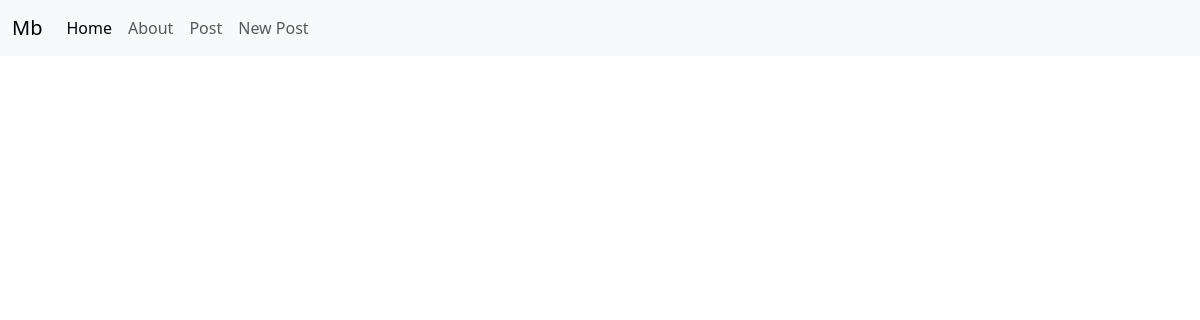
Before: /post/list/ with the older database file.
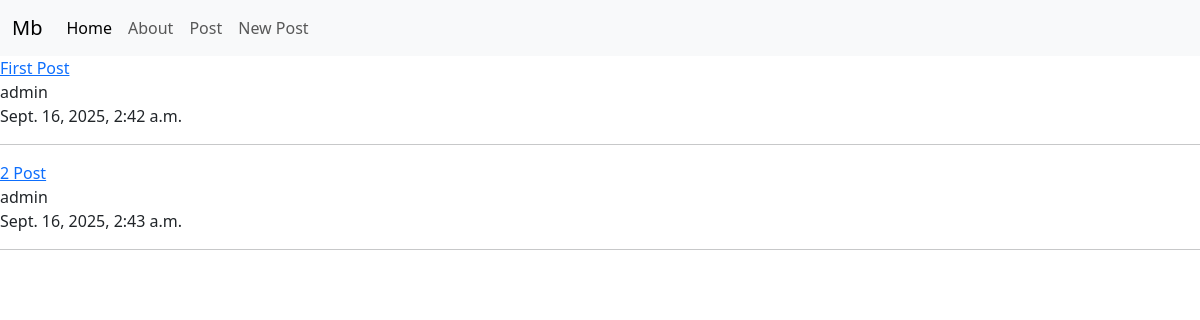
After: the same page with the newer database file.
### post/models.py (models this page shows, shortened)
class Post(models.Model):
  title = models.CharField(max_length=128)
  subtitle = models.CharField(max_length=256)
  body = models.TextField()
  author =models.ForeignKey(
    get_user_model(),
    on_delete=models.CASCADE
  )
  created_on = models.DateTimeField(auto_now_add=True)

### post/views.py (the view)
# urls.py: path("list/", PostListView.as_view(), name="post_list"),
class PostListView(ListView): #Inheritence
  template_name = 'posts/list.html'
  model = Post
  context_object_name = 'post_list'

### templates/posts/list.html (shortened to what this page needs)
{% extends 'base.html' %}
{% block content %}
<div>
  {% for item in post_list %}
  <div><a href="{% url 'post_detail' item.id %}">{{item.title}}</a></div>
  <div>{{item.author}}</div>
  <div>{{item.created_on}}</div>
  <hr />
  {% endfor %}
</div>
{% endblock %}

### templates/base.html (shortened to what this page needs)
<!DOCTYPE html>
<html lang="en">
<head>
  <link href="https://cdn.jsdelivr.net/npm/bootstrap@5.3.8/dist/css/bootstrap.min.css" rel="stylesheet">
</head>
<body>
  {% include 'navbar.html' %}
  <div>{% block content %}{% endblock content %}</div>
</body>
</html>

### templates/navbar.html (shortened to what this page needs)
<nav class="navbar navbar-expand-lg bg-body-tertiary">
  <div class="container-fluid">
    <a class="navbar-brand" href="{% url 'home'%}">Mb</a>
    <div class="collapse navbar-collapse" id="navbarNav">
      <ul class="navbar-nav">
        <li class="nav-item">
          <a class="nav-link active" aria-current="page" href="{% url 'home'%}">Home</a>
        </li>
        <li class="nav-item">
          <a class="nav-link" href="{% url 'about'%}">About</a>
        </li>
        <li class="nav-item">
          <a class="nav-link" href="{% url 'post_list' %}">Post</a>
        </li>
        <li class="nav-item">
          <a class="nav-link" href="{% url 'post_new'%}">New Post</a>
        </li>
    </ul>
  </div>
</div>
</nav>

Changed rows visible on the page:
added Post: title "First Post", author "admin", created_on "Sept. 16, 2025, 2:42 a.m."
added Post: title "2 Post", author "admin", created_on "Sept. 16, 2025, 2:43 a.m."
